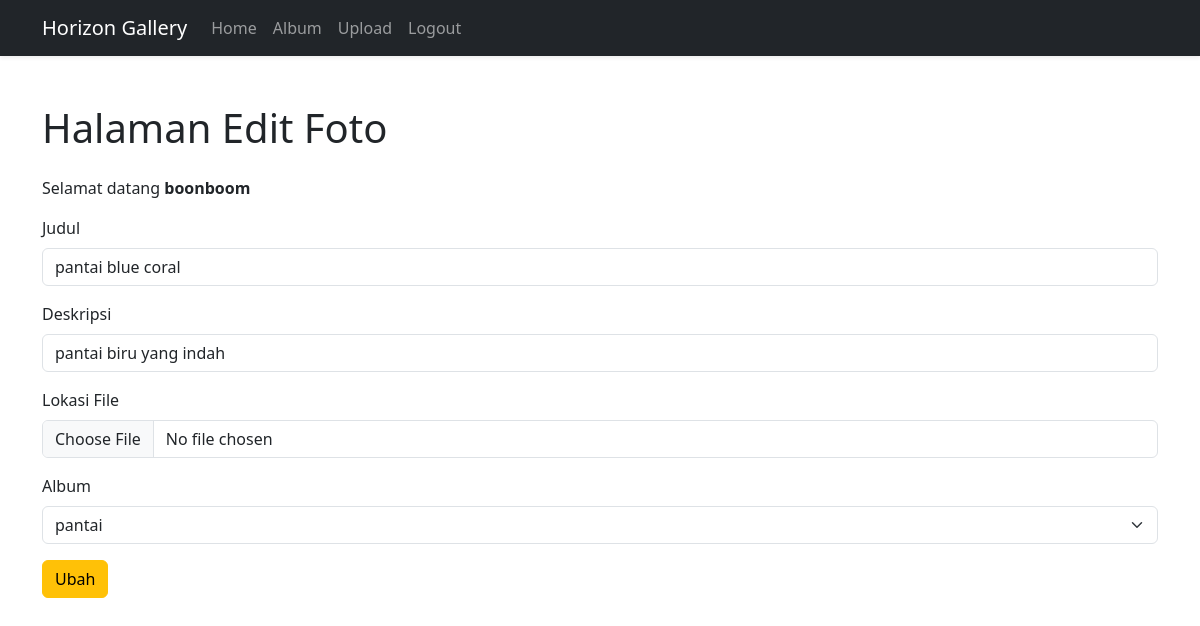
Page /edit_foto2.php?fotoid=56 (signed in) on the committed database.
### tables this page shows
CREATE TABLE `foto` (
  `fotoid` int(11) NOT NULL,
  `judulfoto` varchar(255) NOT NULL,
  `deskripsifoto` text NOT NULL,
  `tanggalunggah` date NOT NULL,
  `lokasifile` varchar(255) NOT NULL,
  `albumid` int(11) NOT NULL,
  `userid` int(11) NOT NULL
);

CREATE TABLE `album` (
  `albumid` int(11) NOT NULL,
  `namaalbum` varchar(255) NOT NULL,
  `deskripsi` text NOT NULL,
  `tanggaldibuat` date NOT NULL,
  `userid` int(11) NOT NULL
);

### edit_foto2.php (the view, shortened to what this page needs)
<!DOCTYPE html>
<html lang="en">
<head>
    <link href="https://cdn.jsdelivr.net/npm/bootstrap@5.3.0-alpha1/dist/css/bootstrap.min.css" rel="stylesheet">
</head>
<body>
       <nav class="navbar navbar-expand-lg navbar-dark bg-dark shadow-sm">
        <div class="container">
            <a class="navbar-brand" href="home.php">Horizon Gallery</a>
            <div class="collapse navbar-collapse" id="navbarNav">
                <ul class="navbar-nav mr-auto">
                    <li class="nav-item">
                        <a class="nav-link" href="home.php">Home</a>
                    </li>
                    <li class="nav-item">
                        <a class="nav-link" href="album.php">Album</a>
                    </li>
                    <li class="nav-item">
                        <a class="nav-link" href="foto2.php">Upload</a>
                    </li>
                    <li class="nav-item">
                        <a class="nav-link" href="logout.php">Logout</a>
                    </li>
                </ul>
            </div>
        </div>
    </nav>
    <div class="container mt-5">
        <h1 class="mb-4">Halaman Edit Foto</h1>
        <p>Selamat datang <b><?=$_SESSION['namalengkap']?></b></p>
        <form action="update_foto2.php" method="post" enctype="multipart/form-data">
            <?php
                include "koneksi.php";
                $fotoid = $_GET['fotoid'];
                $sql = mysqli_query($conn, "SELECT * FROM foto WHERE fotoid='$fotoid'");
                while ($data = mysqli_fetch_array($sql)) {
            ?>
            <div class="mb-3">
                <label for="judulfoto" class="form-label">Judul</label>
                <input type="text" name="judulfoto" id="judulfoto" class="form-control" value="<?=$data['judulfoto']?>">
            </div>
            <div class="mb-3">
                <label for="deskripsifoto" class="form-label">Deskripsi</label>
                <input type="text" name="deskripsifoto" id="deskripsifoto" class="form-control" value="<?=$data['deskripsifoto']?>">
            </div>
            <div class="mb-3">
                <label for="lokasifile" class="form-label">Lokasi File</label>
                <input type="file" name="lokasifile" id="lokasifile" class="form-control">
            </div>
            <div class="mb-3">
                <label for="albumid" class="form-label">Album</label>
                <select name="albumid" id="albumid" class="form-select">
                <?php
                    $sql2 = mysqli_query($conn, "SELECT * FROM album");
                    while ($data2 = mysqli_fetch_array($sql2)) {
                ?>
                    <option value="<?=$data2['albumid']?>" <?php if ($data2['albumid'] == $data['albumid']) { echo 'selected'; }?>><?=$data2['namaalbum']?></option>
                <?php
                    }
                ?>
                </select>
            </div>
            <button type="submit" class="btn btn-warning">Ubah</button>
            <?php
                }
            ?>
        </form>
    </div>
</body>
</html>

### rows in the picture
foto: judulfoto "pantai blue coral", deskripsifoto "pantai biru yang indah", albumid "pantai"

### other values in the picture
$_SESSION['namalengkap'] "boonboom"
